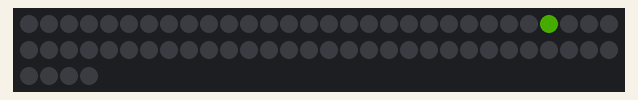
The sketch below on a simulated Arduino Uno, built with avr-gcc and run on an emulated ATmega328P. Parts: 64 RGB LEDs in strip order, left to right, continuing on the next row. Dim RGB values are drawn brighter than linear; the strip is taken to match the declared colour order; random numbers use the default seed unless the sketch sets one.

Above: at 0.49 s.
At 5.42 s:
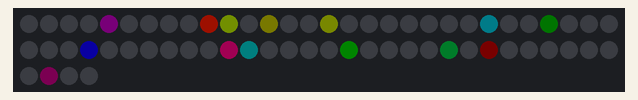
At 10.35 s:
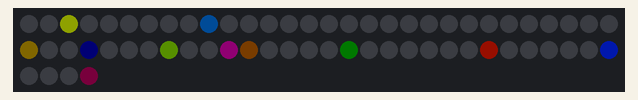
At 20.17 s:
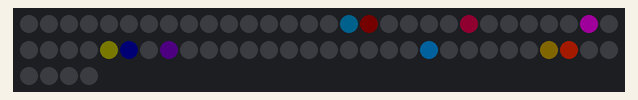
At 29.87 s:
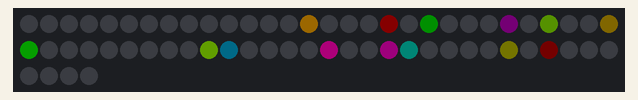
At 39.61 s:
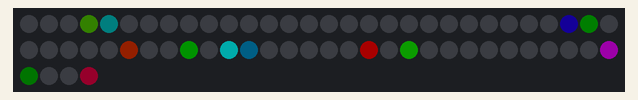

The sketch:

_Anim.ino
```cpp
#include <Adafruit_NeoPixel.h>

#define RGB_PIN 14
#define RGB_NX 8
#define RGB_NY 8
#define RGB_COUNT (RGB_NX * RGB_NY)
#define RGB_Control_PIN 14

Adafruit_NeoPixel pixels(RGB_COUNT, RGB_Control_PIN, NEO_RGB + NEO_KHZ800);

void anim_rainbow() {
  const auto ms = millis();
  for (int y = 0; y < RGB_NY; y++) {
    for (int x = 0; x < RGB_NX; x++) {
      const auto ix = y * RGB_NX + x;

      pixels.setPixelColor(ix,
                           pixels.ColorHSV((x + y) * 1000 + ms * 100, 255, 60));
    }
  }
  delay(1);
}

void anim_sparkle() {
  static uint16_t h[RGB_NY][RGB_NX] = {0};
  static uint8_t s[RGB_NY][RGB_NX] = {0};
  static float v[RGB_NY][RGB_NX] = {0};

  for (int y = 0; y < RGB_NY; y++) {
    for (int x = 0; x < RGB_NX; x++) {
      if (random(800) == 0) {
        h[y][x] = random(65536);
        s[y][x] = 128 + random(128);
        v[y][x] = 1;
      } else {
        v[y][x] *= 0.99;
      }

      const auto ix = y * RGB_NX + x;
      const auto color =
          pixels.ColorHSV(h[y][x], 255, pixels.gamma8(v[y][x] * 255));
      pixels.setPixelColor(ix, color);
    }
  }
  delay(1);
}

void setup() {
  pixels.begin();
  pixels.setBrightness(50);
}

void loop() {
  anim_sparkle();
  pixels.show();
}
```
